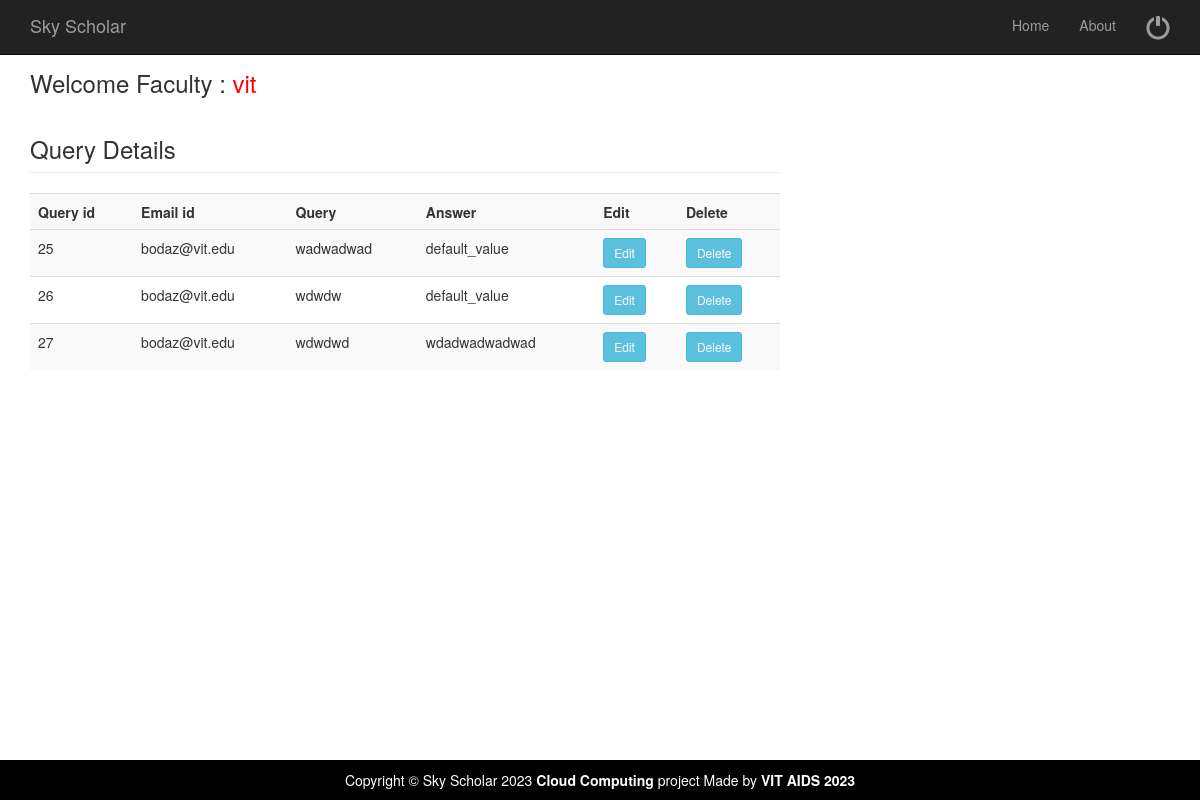
/qureydetails.php (signed in), run on the app's committed database.
### tables this page shows
CREATE TABLE IF NOT EXISTS `query` (
  `Query` text NOT NULL,
  `Ans` varchar(255) DEFAULT 'Soon Reply Will be Given',
  `Eid` varchar(35) NOT NULL,
  `Qid` int NOT NULL AUTO_INCREMENT,
  PRIMARY KEY (`Qid`)
);

### qureydetails.php (the view, shortened to what this page needs)
<?php
$fname = $_SESSION["fname"];
?>
<?php include('fhead.php');  ?>
<div class="container">
	<div class="row">
		<div class="col-md-8">
			<h3> Welcome Faculty : <a href="welcomefaculty.php" ><span style="color:#FF0004"> <?php echo $fname; ?></span></a> </h3>
			<?php
			include( "database.php" );
			$sql = "select * from  query";
			$result = mysqli_query( $connect, $sql );
			echo "<h3 class='page-header' >Query Details</h3>";
			echo "<table class='table table-striped' style='width:100%'>
				<tr>
					<th>Query id</th>
					<th>Email id</th>
					<th>Query</th>
					<th>Answer</th>
					<th>Edit</th>
					<th>Delete</th>
				<tr>";
			while ( $row = mysqli_fetch_array( $result ) ) {
				?>
			<tr>
				<td>
					<?PHP echo $row['Qid'];?>
				</td>
				<td>
					<?PHP echo $row['Eid'];?>
				</td>
				<td>
					<?PHP echo $row['Query'];?>
				</td>
				<td>
					<?PHP echo $row['Ans'];?>
				</td>
				<td><a href="updatequery.php?gid=<?php echo $row['Qid']; ?>"><input type="button" Value="Edit" class="btn btn-info btn-sm"></a>
				</td>
				<td><a href="qureydetails.php?deleteid=<?php echo $row['Qid']; ?>"><input type="button" Value="Delete" name="" class="btn btn-info btn-sm"></a>
				</td>
			</tr>
			<?php } ?>
			</table>
		</div>
	</div>
	<?php include('allfoot.php');  ?>

### css/modern-business.css (style rules this page uses)
html, body { height: 100%; }
body { padding-top: 50px; }

### data on the page
query: Qid "25", Eid "bodaz@vit.edu", Query "wadwadwad", Ans "default_value"
query: Qid "26", Eid "bodaz@vit.edu", Query "wdwdw", Ans "default_value"
query: Qid "27", Eid "bodaz@vit.edu", Query "wdwdwd", Ans "wdadwadwadwad"

### other printed values
$fname "vit"
